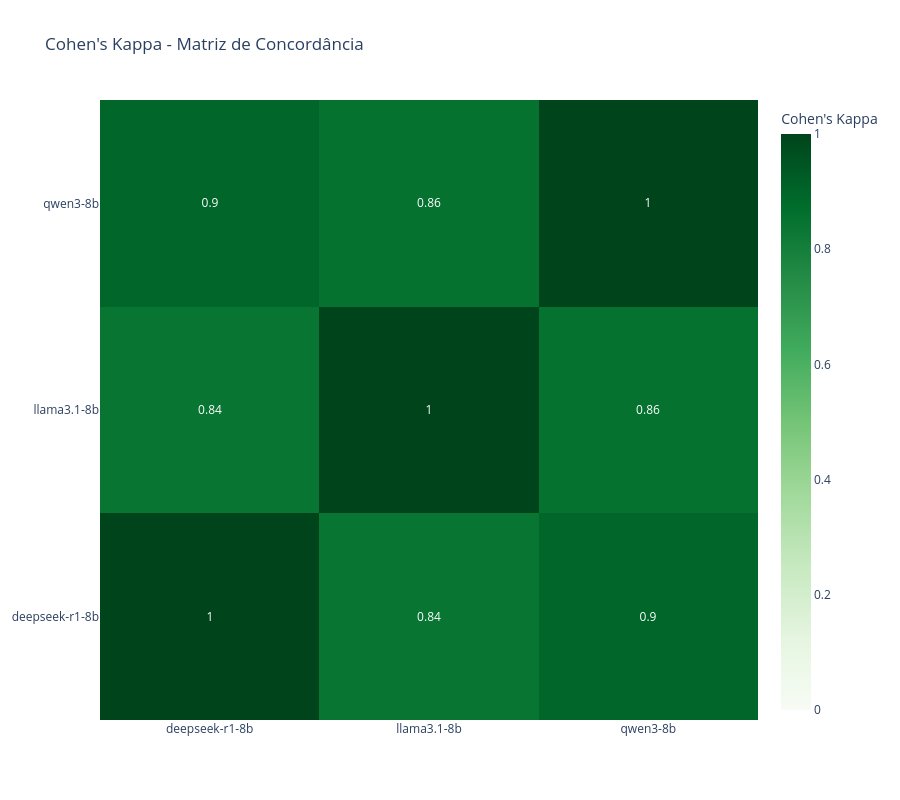

The cell this chart's notebook holds for it:
### Markdown cell above
### - Cohens Kappa

### Code cell
logger.info("\n📊 Gerando heatmap de Cohens_Kappa...")
visualizer.plot_kappa_heatmap(
    kappa_df=report['cohens_kappa']
)

### Figure 1 — Plotly figure (JSON) as saved in the notebook; plotly's stock layout.template omitted (floating-point values rounded to 4 significant figures)
{"data": [{"colorbar": {"title": {"text": "Cohen's Kappa"}}, "colorscale": [[0, "rgb(247,252,245)"], [0.125, "rgb(229,245,224)"], [0.25, "rgb(199,233,192)"], [0.375, "rgb(161,217,155)"], [0.5, "rgb(116,196,118)"], [0.625, "rgb(65,171,93)"], [0.75, "rgb(35,139,69)"], [0.875, "rgb(0,109,44)"], [1, "rgb(0,68,27)"]], "text": [[1, 0.84, 0.9], [0.84, 1, 0.86], [0.9, 0.86, 1]], "texttemplate": "%{text}", "type": "heatmap", "x": ["deepseek-r1-8b", "llama3.1-8b", "qwen3-8b"], "y": ["deepseek-r1-8b", "llama3.1-8b", "qwen3-8b"], "z": [[1, 0.8417, 0.8953], [0.8417, 1, 0.8553], [0.8953, 0.8553, 1]], "zmax": 1, "zmin": 0}], "layout": {"height": 800, "title": {"text": "Cohen's Kappa - Matriz de Concordância"}, "width": 900}}
